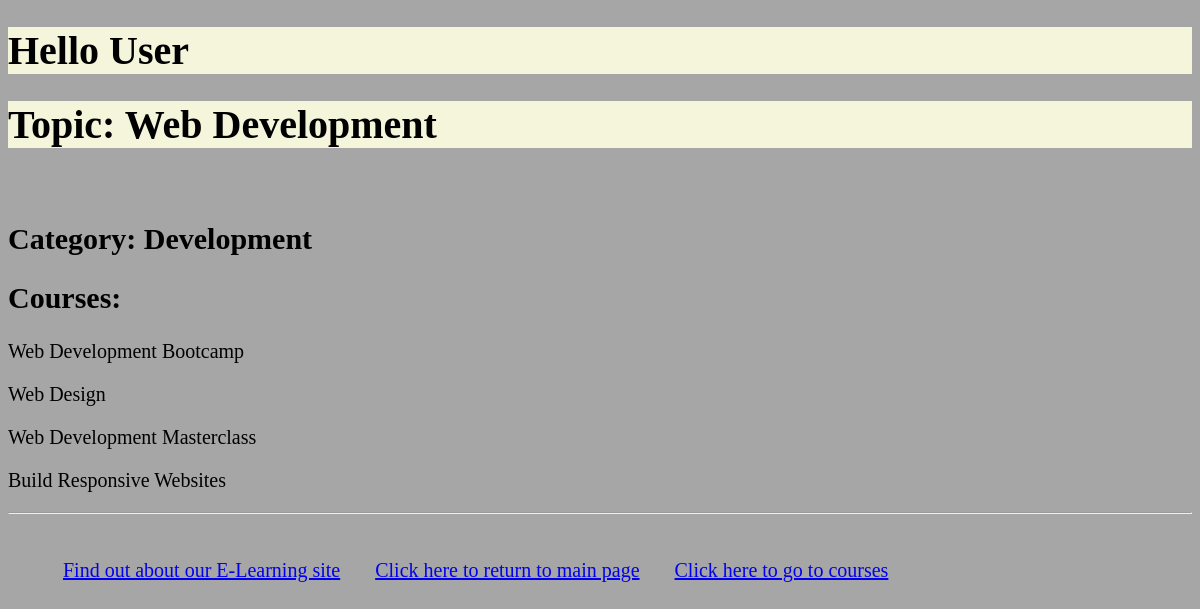
Screenshot of /myapp/1/ with the database file from the repository.
### myapp/models.py (models this page shows, shortened)
class Topic(models.Model):
    name = models.CharField(max_length=200)
    category = models.CharField(max_length=200, default="")

class Course(models.Model):
    topic = models.ForeignKey(Topic, related_name='courses', on_delete=models.CASCADE)
    name = models.CharField(max_length=200)
    price = models.DecimalField(max_digits=10, decimal_places=2, validators=[MinValueValidator(50.00), MaxValueValidator(500.00)])
    for_everyone = models.BooleanField(default=True)
    description = models.TextField(max_length=300, null=True, blank=True)
    interested = models.PositiveIntegerField(default=0)
    stages = models.PositiveIntegerField(default=3)
    def __str__(self):
        return "%s" % (self.name)

### myapp/views.py (the view)
# urls.py: path(r'<int:top_no>/', views.detail, name='detail'),
def detail(request, top_no):
    if request.session.get('last_login', False):
        user = request.user
    else:
        user = 'User'
    top = Topic.objects.filter(id=top_no)
    get_object_or_404(top)  # gives 404 error if id not found
    course_list = Course.objects.filter(topic__name=str(top.get().name))
    return render(request, 'myapp/detail.html', {'top_obj': top.get(),
                                                  'course_list': course_list, 'user': user})

### myapp/templates/myapp/detail.html
{% extends 'myapp/base.html' %}
<h1>{% block myhdg %}Hello {{ user }}{% endblock %}</h1>
{% block body_block %}
<h1> Topic: {{ top_obj.name }} </h1> <br>
<h2> Category: {{ top_obj.category }} </h2>
<h2> Courses: </h2>
{% for course in course_list %}
    <p> {{ course }} </p>
{% endfor %}
{% endblock %}

### myapp/static/myapp/style.css (style rules this page uses)
body { background-color: #A7A6A6FF; font-size: 20px; }
h1 { background-color: beige; font-size: 40px; color: black; font-style: normal; position: relative; }

### rows the page displays
Topic: name "Web Development", category "Development"
Course: name "Web Development Bootcamp"
Course: name "Web Design"
Course: name "Web Development Masterclass"
Course: name "Build Responsive Websites"

### other values shown
{{ user }} "User"
